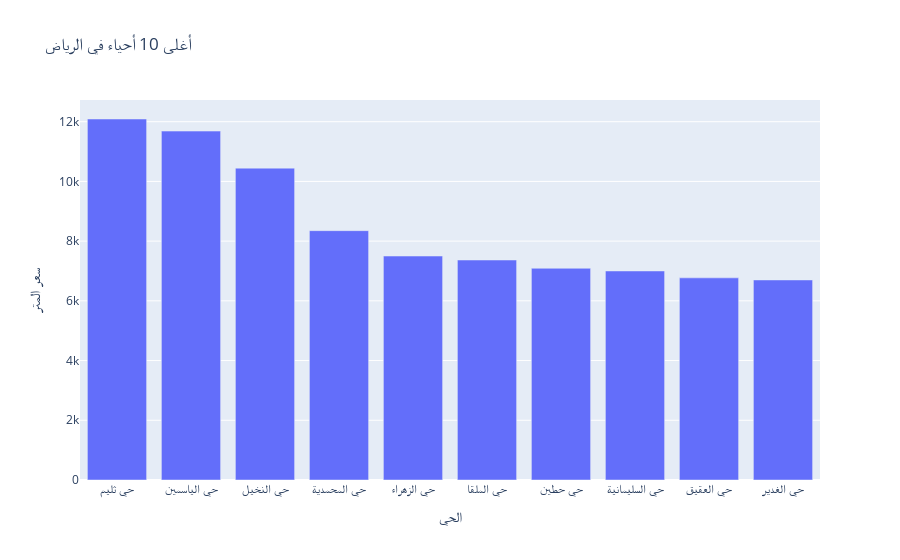

Notebook code cell kept with this figure:
### Markdown cell above
#### Q1

### Code cell
import plotly.express as px
# حساب متوسط سعر المتر لكل حي
expensive_hoods = riyadh_aqqar_df.groupby('الحي')['سعر المتر'].mean().reset_index()

# ترتيب الأحياء تصاعديًا حسب متوسط سعر المتر
df_sorted = expensive_hoods.sort_values('سعر المتر', ascending=False)

# اختيار أغلى 10 أحياء
top_10 = df_sorted.head(10)

# رسم مخطط شريطي باستخدام Plotly
fig = px.bar(top_10, x='الحي', y='سعر المتر', title='أغلى 10 أحياء في الرياض')
fig.show()

### Figure 1 — Plotly figure (JSON) as saved in the notebook; plotly's stock layout.template omitted (floating-point values rounded to 4 significant figures)
{"data": [{"alignmentgroup": "True", "hovertemplate": "الحي=%{x}<br>سعر المتر=%{y}<extra></extra>", "legendgroup": "", "marker": {"color": "#636efa", "pattern": {"shape": ""}}, "name": "", "offsetgroup": "", "orientation": "v", "showlegend": false, "textposition": "auto", "type": "bar", "x": [" حي ثليم ", " حي الياسمين ", " حي النخيل ", " حي المحمدية ", " حي الزهراء ", " حي الملقا ", " حي حطين ", " حي السليمانية ", " حي العقيق ", " حي الغدير "], "xaxis": "x", "y": [12090, 11690.0, 10440.0, 8350, 7500, 7367.0, 7091.0, 7000, 6769.0, 6700], "yaxis": "y"}], "layout": {"barmode": "relative", "legend": {"tracegroupgap": 0}, "title": {"text": "أغلى 10 أحياء في الرياض"}, "xaxis": {"anchor": "y", "domain": [0, 1], "title": {"text": "الحي"}}, "yaxis": {"anchor": "x", "domain": [0, 1], "title": {"text": "سعر المتر"}}}}
